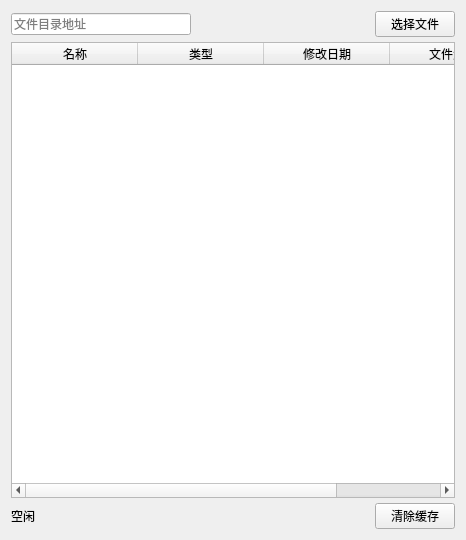
<?xml version="1.0" encoding="UTF-8"?>
<ui version="4.0">
 <class>subwindow</class>
 <widget class="QWidget" name="subwindow">
  <property name="geometry">
   <rect>
    <x>0</x>
    <y>0</y>
    <width>466</width>
    <height>540</height>
   </rect>
  </property>
  <property name="windowTitle">
   <string>Form</string>
  </property>
  <property name="layoutDirection">
   <enum>Qt::LeftToRight</enum>
  </property>
  <layout class="QVBoxLayout" name="verticalLayout">
   <item>
    <layout class="QVBoxLayout" name="vertical">
     <property name="spacing">
      <number>5</number>
     </property>
     <property name="sizeConstraint">
      <enum>QLayout::SetFixedSize</enum>
     </property>
     <property name="rightMargin">
      <number>0</number>
     </property>
     <item>
      <layout class="QHBoxLayout" name="horizontalLayout_2">
       <item>
        <widget class="QLineEdit" name="lineEditAddress">
         <property name="readOnly">
          <bool>true</bool>
         </property>
         <property name="placeholderText">
          <string>文件目录地址</string>
         </property>
        </widget>
       </item>
       <item>
        <spacer name="horizontalSpacer_2">
         <property name="orientation">
          <enum>Qt::Horizontal</enum>
         </property>
         <property name="sizeHint" stdset="0">
          <size>
           <width>20</width>
           <height>20</height>
          </size>
         </property>
        </spacer>
       </item>
       <item>
        <widget class="QPushButton" name="buttonMyFile">
         <property name="text">
          <string>选择文件</string>
         </property>
        </widget>
       </item>
      </layout>
     </item>
     <item>
      <layout class="QHBoxLayout" name="horizontalLayout_4">
       <item>
        <widget class="QTableWidget" name="tableMyFile">
         <property name="layoutDirection">
          <enum>Qt::LeftToRight</enum>
         </property>
         <property name="locale">
          <locale language="Chinese" country="China"/>
         </property>
         <property name="rowCount">
          <number>0</number>
         </property>
         <property name="columnCount">
          <number>4</number>
         </property>
         <attribute name="horizontalHeaderCascadingSectionResizes">
          <bool>false</bool>
         </attribute>
         <attribute name="horizontalHeaderDefaultSectionSize">
          <number>126</number>
         </attribute>
         <attribute name="horizontalHeaderHighlightSections">
          <bool>true</bool>
         </attribute>
         <attribute name="verticalHeaderCascadingSectionResizes">
          <bool>false</bool>
         </attribute>
         <attribute name="verticalHeaderStretchLastSection">
          <bool>false</bool>
         </attribute>
         <column>
          <property name="text">
           <string>名称</string>
          </property>
         </column>
         <column>
          <property name="text">
           <string>类型</string>
          </property>
         </column>
         <column>
          <property name="text">
           <string>修改日期</string>
          </property>
         </column>
         <column>
          <property name="text">
           <string>文件大小</string>
          </property>
         </column>
        </widget>
       </item>
      </layout>
     </item>
     <item>
      <layout class="QHBoxLayout" name="horizontalLayout_3">
       <item>
        <widget class="QLabel" name="labelState">
         <property name="text">
          <string>空闲</string>
         </property>
        </widget>
       </item>
       <item>
        <widget class="QPushButton" name="buttonClear">
         <property name="sizePolicy">
          <sizepolicy hsizetype="Fixed" vsizetype="Fixed">
           <horstretch>0</horstretch>
           <verstretch>0</verstretch>
          </sizepolicy>
         </property>
         <property name="text">
          <string>清除缓存</string>
         </property>
        </widget>
       </item>
      </layout>
     </item>
    </layout>
   </item>
  </layout>
 </widget>
 <resources/>
 <connections/>
</ui>
